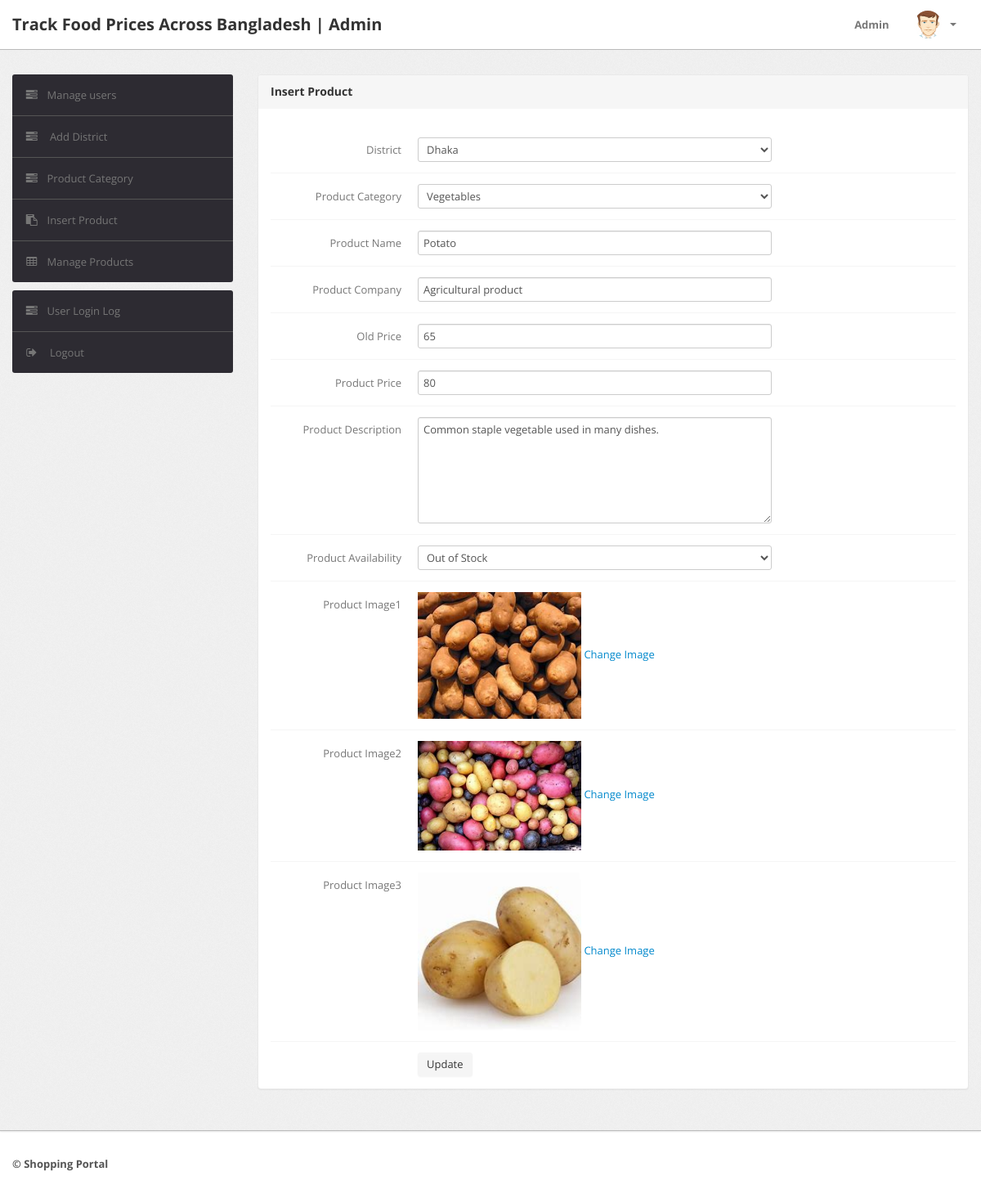
/Food/admin/edit-products.php?id=30 (signed in), run on the app's committed database.
### tables this page shows
CREATE TABLE `products` (
  `id` int(11) NOT NULL,
  `category` int(11) NOT NULL,
  `subCategory` int(11) DEFAULT NULL,
  `productName` varchar(255) DEFAULT NULL,
  `productCompany` varchar(255) DEFAULT NULL,
  `productPrice` int(11) DEFAULT NULL,
  `productPriceBeforeDiscount` int(11) DEFAULT NULL,
  `productDescription` longtext DEFAULT NULL,
  `productImage1` varchar(255) DEFAULT NULL,
  `productImage2` varchar(255) DEFAULT NULL,
  `productImage3` varchar(255) DEFAULT NULL,
  `shippingCharge` int(11) DEFAULT NULL,
  `productAvailability` varchar(255) DEFAULT NULL,
  `postingDate` timestamp NULL DEFAULT current_timestamp(),
  `updationDate` varchar(255) DEFAULT NULL
);

CREATE TABLE `category` (
  `id` int(11) NOT NULL,
  `categoryName` varchar(255) DEFAULT NULL,
  `categoryDescription` longtext DEFAULT NULL,
  `creationDate` timestamp NOT NULL DEFAULT current_timestamp(),
  `updationDate` varchar(255) DEFAULT NULL
);

CREATE TABLE `subcategory` (
  `id` int(11) NOT NULL,
  `categoryid` int(11) DEFAULT NULL,
  `subcategory` varchar(255) DEFAULT NULL,
  `creationDate` timestamp NULL DEFAULT current_timestamp(),
  `updationDate` varchar(255) DEFAULT NULL
);

### Food/admin/edit-products.php (the view, shortened to what this page needs)
<?php
include('include/config.php');
if(strlen($_SESSION['alogin'])==0)
	{
header('location:index.php');
}
else{
	$pid=intval($_GET['id']);
?>
<!DOCTYPE html>
<html lang="en">
<head>
	<link type="text/css" href="bootstrap/css/bootstrap.min.css" rel="stylesheet">
	<link type="text/css" href="bootstrap/css/bootstrap-responsive.min.css" rel="stylesheet">
	<link type="text/css" href="css/theme.css" rel="stylesheet">
	<link type="text/css" href="images/icons/css/font-awesome.css" rel="stylesheet">
</head>
<body>
<?php include('include/header.php');?>
	<div class="wrapper">
		<div class="container">
			<div class="row">
<?php include('include/sidebar.php');?>
			<div class="span9">
					<div class="content">
						<div class="module">
							<div class="module-head">
								<h3>Insert Product</h3>
							</div>
							<div class="module-body">
									<br />
			<form class="form-horizontal row-fluid" name="insertproduct" method="post" enctype="multipart/form-data">
<?php
$query=mysqli_query($con,"select products.*,category.categoryName as catname,category.id as cid,subcategory.subcategory as subcatname,subcategory.id as subcatid from products join category on category.id=products.category join subcategory on subcategory.id=products.subCategory where products.id='$pid'");
while($row=mysqli_fetch_array($query))
{
?>
<div class="control-group">
<label class="control-label" for="basicinput">District</label>
<div class="controls">
<select name="category" class="span8 tip" onChange="getSubcat(this.value);"  required>
<option value="<?php echo htmlentities($row['cid']);?>"><?php echo htmlentities($row['catname']);?></option>
<?php $query=mysqli_query($con,"select * from category");
	?>
</select>
</div>
</div>
<div class="control-group">
<label class="control-label" for="basicinput">Product Category</label>
<div class="controls">
<select   name="subcategory"  id="subcategory" class="span8 tip" required>
<option value="<?php echo htmlentities($row['subcatid']);?>"><?php echo htmlentities($row['subcatname']);?></option>
</select>
</div>
</div>
<div class="control-group">
<label class="control-label" for="basicinput">Product Name</label>
<div class="controls">
<input type="text"    name="productName"  placeholder="Enter Product Name" value="<?php echo htmlentities($row['productName']);?>" class="span8 tip" >
</div>
</div>
<div class="control-group">
<label class="control-label" for="basicinput">Product Company</label>
<div class="controls">
<input type="text"    name="productCompany"  placeholder="Enter Product Comapny Name" value="<?php echo htmlentities($row['productCompany']);?>" class="span8 tip" required>
</div>
</div>
<div class="control-group">
<label class="control-label" for="basicinput">Old Price </label>
<div class="controls">
<input type="text"    name="productpricebd"  placeholder="Enter Product Price" value="<?php echo htmlentities($row['productPriceBeforeDiscount']);?>"  class="span8 tip" required>
</div>
</div>
<div class="control-group">
<label class="control-label" for="basicinput">Product Price</label>
<div class="controls">
<input type="text"    name="productprice"  placeholder="Enter Product Price" value="<?php echo htmlentities($row['productPrice']);?>" class="span8 tip" required>
</div>
</div>
<div class="control-group">
<label class="control-label" for="basicinput">Product Description</label>
<div class="controls">
<textarea  name="productDescription"  placeholder="Enter Product Description" rows="6" class="span8 tip">
<?php echo htmlentities($row['productDescription']);?>
</textarea>
</div>
</div>
<div class="control-group">
<label class="control-label" for="basicinput">Product Availability</label>
<div class="controls">
<select   name="productAvailability"  id="productAvailability" class="span8 tip" required>
<option value="<?php echo htmlentities($row['productAvailability']);?>"><?php echo htmlentities($row['productAvailability']);?></option>
</select>
</div>
</div>
<div class="control-group">
<label class="control-label" for="basicinput">Product Image1</label>
<div class="controls">
<img src="productimages/<?php echo htmlentities($pid);?>/<?php echo htmlentities($row['productImage1']);?>" width="200" height="100"> <a href="update-image1.php?id=<?php echo $row['id'];?>">Change Image</a>
</div>
</div>
<div class="control-group">
<label class="control-label" for="basicinput">Product Image2</label>
<div class="controls">
<img src="productimages/<?php echo htmlentities($pid);?>/<?php echo htmlentities($row['productImage2']);?>" width="200" height="100"> <a href="update-image2.php?id=<?php echo $row['id'];?>">Change Image</a>
</div>
</div>
<div class="control-group">
<label class="control-label" for="basicinput">Product Image3</label>
<div class="controls">
<img src="productimages/<?php echo htmlentities($pid);?>/<?php echo htmlentities($row['productImage3']);?>" width="200" height="100"> <a href="update-image3.php?id=<?php echo $row['id'];?>">Change Image</a>
</div>
</div>
<?php } ?>
	<div class="control-group">
											<div class="controls">
												<button type="submit" name="submit" class="btn">Update</button>
											</div>
										</div>
									</form>
							</div>
						</div>
					</div>
				</div>
			</div>
		</div>
	</div>
<?php include('include/footer.php');?>
</body>
<?php } ?>

### Food/admin/css/theme.css (style rules this page uses)
body { font-size: 13px; font-family: 'Open Sans', Arial, sans-serif; background: #fff; color: #777 }
h1, h2, h3, h4, h5, h6 { color: #333; margin-top: 0 }
h3 { font-size: 20px }
.wrapper { background: url(../images/bg.png) #eee; border-bottom: 1px solid #bbb; -webkit-box-shadow: 0 1px 2px rgba(0,0,0,0.1); -moz-box-shadow: 0 1px 2px rgba(0,0,0,0.1); box-shadow: 0 1px 2px rgba(0,0,0,0.1); padding: 30px 0 }
form { margin: 0 }
select, textarea, input[type="text"], input[type="password"], input[type="datetime"], input[type="datetime-local"], input[type="date"], input[type="month"], input[type="time"], input[type="week"], input[type="number"], input[type="email"], input[type="url"], input[type="search"], input[type="tel"], input[type="color"], .uneditable-input, label, input, button, select, textarea { -webkit-border-radius: 3px; -moz-border-radius: 3px; border-radius: 3px; font-size: 13px; font-family: 'Open Sans', Tahoma, Arial, sans-serif }
.module { background: #fff; -webkit-border-radius: 3px; -moz-border-radius: 3px; border-radius: 3px; border: 1px solid #ccc; border-bottom-color: #bbb; -webkit-box-shadow: 0 0 1px rgba(0,0,0,0.2); -moz-box-shadow: 0 0 1px rgba(0,0,0,0.2); box-shadow: 0 0 1px rgba(0,0,0,0.2); margin-bottom: 30px }
.form-horizontal .control-group, .form-vertical .control-group { margin-bottom: 0 }
.form-horizontal .control-group+.control-group, .form-vertical .control-group+.control-group { margin-top: 13px; padding-top: 13px; border-top: 1px solid #f5f5f5 }
.btn, .btn-box { -webkit-border-radius: 3px; -moz-border-radius: 3px; border-radius: 3px }
.btn { font-size: 13px; font-weight: 600 }
.btn { display: inline-block; margin-bottom: 0; font-weight: 400; text-align: center; vertical-align: middle; cursor: pointer; background-image: none; border: 1px solid transparent; white-space: nowrap; padding: 4px 10px; font-size: 13px; line-height: 1.42857; border-radius: 4px; -webkit-user-select: none; -moz-user-select: none; -ms-user-select: none; user-select: none }
.module { box-shadow: 0 0 3px rgba(0,0,0,.1); border-color: #e9e9e9; margin-bottom: 20px; background-color: #fff; border-radius: 4px; -webkit-box-shadow: 0 1px 1px rgba(0,0,0,.05); box-shadow: 0 1px 1px rgba(0,0,0,.05); }
.module-head { color: #767676; background-color: #f6f6f6; border-color: #e9e9e9; padding: 10px 15px; border-bottom: 1px solid transparent; border-top-right-radius: 3px; border-top-left-radius: 3px; }
.module-head h3 { font-size: 14px; line-height: 20px; height: 20px; margin: 0 }
.module-body { padding: 15px }

### data on the page
products: category "Dhaka", subcategory "Vegetables", productName "Potato", productCompany "Agricultural product", productpricebd "65", productprice "80", productDescription "Common staple vegetable used in many dishes.", productAvailability "Out of Stock", productImage1 (picture), productImage2 (picture), productImage3 (picture)
